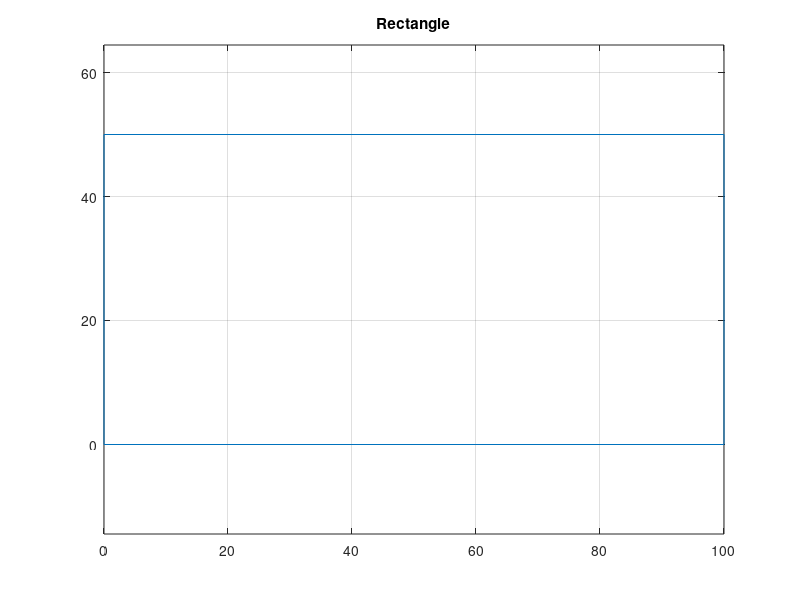

The MATLAB source for this figure:

% Scan Converting Rectangle
clc; clear; close all;
x = [0 100 100 0 0];
y = [0 0 50 50 0];
plot(x,y); axis equal; grid on;
title('Rectangle');
